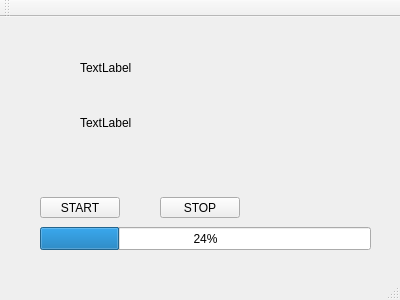
<?xml version="1.0" encoding="UTF-8"?>
<ui version="4.0">
 <class>MainWindow</class>
 <widget class="QMainWindow" name="MainWindow">
  <property name="geometry">
   <rect>
    <x>0</x>
    <y>0</y>
    <width>400</width>
    <height>300</height>
   </rect>
  </property>
  <property name="windowTitle">
   <string>MainWindow</string>
  </property>
  <widget class="QWidget" name="centralWidget">
   <widget class="QLabel" name="label">
    <property name="geometry">
     <rect>
      <x>80</x>
      <y>30</y>
      <width>71</width>
      <height>41</height>
     </rect>
    </property>
    <property name="text">
     <string>TextLabel</string>
    </property>
   </widget>
   <widget class="QLabel" name="label_2">
    <property name="geometry">
     <rect>
      <x>80</x>
      <y>90</y>
      <width>71</width>
      <height>31</height>
     </rect>
    </property>
    <property name="text">
     <string>TextLabel</string>
    </property>
   </widget>
   <widget class="QPushButton" name="pushButton">
    <property name="geometry">
     <rect>
      <x>40</x>
      <y>180</y>
      <width>80</width>
      <height>21</height>
     </rect>
    </property>
    <property name="text">
     <string>START</string>
    </property>
   </widget>
   <widget class="QPushButton" name="pushButton_2">
    <property name="geometry">
     <rect>
      <x>160</x>
      <y>180</y>
      <width>80</width>
      <height>21</height>
     </rect>
    </property>
    <property name="text">
     <string>STOP</string>
    </property>
   </widget>
   <widget class="QProgressBar" name="progressBar">
    <property name="geometry">
     <rect>
      <x>40</x>
      <y>210</y>
      <width>331</width>
      <height>23</height>
     </rect>
    </property>
    <property name="value">
     <number>24</number>
    </property>
   </widget>
  </widget>
  <widget class="QMenuBar" name="menuBar">
   <property name="geometry">
    <rect>
     <x>0</x>
     <y>0</y>
     <width>400</width>
     <height>20</height>
    </rect>
   </property>
  </widget>
  <widget class="QToolBar" name="mainToolBar">
   <attribute name="toolBarArea">
    <enum>TopToolBarArea</enum>
   </attribute>
   <attribute name="toolBarBreak">
    <bool>false</bool>
   </attribute>
  </widget>
  <widget class="QStatusBar" name="statusBar"/>
 </widget>
 <layoutdefault spacing="6" margin="11"/>
 <resources/>
 <connections/>
</ui>
